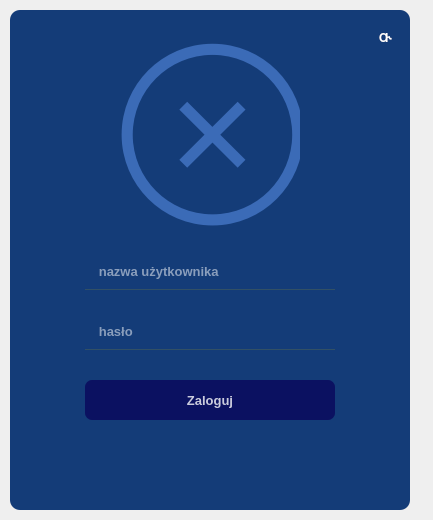
<?xml version="1.0" encoding="UTF-8"?>
<ui version="4.0">
 <class>Form</class>
 <widget class="QWidget" name="Form">
  <property name="geometry">
   <rect>
    <x>0</x>
    <y>0</y>
    <width>433</width>
    <height>520</height>
   </rect>
  </property>
  <property name="windowTitle">
   <string>Form</string>
  </property>
  <widget class="QWidget" name="widget" native="true">
   <property name="geometry">
    <rect>
     <x>10</x>
     <y>10</y>
     <width>400</width>
     <height>500</height>
    </rect>
   </property>
   <widget class="QLabel" name="label">
    <property name="geometry">
     <rect>
      <x>0</x>
      <y>0</y>
      <width>400</width>
      <height>500</height>
     </rect>
    </property>
    <property name="styleSheet">
     <string notr="true">background-color:rgb(20,60,120);
border-radius: 10px;</string>
    </property>
    <property name="text">
     <string/>
    </property>
   </widget>
   <widget class="QLineEdit" name="lineEdit">
    <property name="geometry">
     <rect>
      <x>75</x>
      <y>250</y>
      <width>250</width>
      <height>30</height>
     </rect>
    </property>
    <property name="font">
     <font>
      <pointsize>10</pointsize>
      <weight>75</weight>
      <bold>true</bold>
     </font>
    </property>
    <property name="styleSheet">
     <string notr="true">background-color:rgba(0,0,0,0);
border: 1px solid rgba(0,0,0,0);
border-bottom-color: rgba(50,80,101,255);
color:rgb(255,255,255);
padding-bottom:7px;</string>
    </property>
    <property name="placeholderText">
     <string>   nazwa użytkownika</string>
    </property>
   </widget>
   <widget class="QLineEdit" name="lineEdit_2">
    <property name="geometry">
     <rect>
      <x>75</x>
      <y>310</y>
      <width>250</width>
      <height>30</height>
     </rect>
    </property>
    <property name="font">
     <font>
      <pointsize>10</pointsize>
      <weight>75</weight>
      <bold>true</bold>
     </font>
    </property>
    <property name="styleSheet">
     <string notr="true">background-color:rgba(0,0,0,0);
border: 1px solid rgba(0,0,0,0);
border-bottom-color: rgba(50,80,101,255);
color:rgb(255,255,255);
padding-bottom:7px;</string>
    </property>
    <property name="echoMode">
     <enum>QLineEdit::Password</enum>
    </property>
    <property name="placeholderText">
     <string>   hasło</string>
    </property>
   </widget>
   <widget class="QPushButton" name="pushButton">
    <property name="geometry">
     <rect>
      <x>75</x>
      <y>370</y>
      <width>250</width>
      <height>40</height>
     </rect>
    </property>
    <property name="font">
     <font>
      <pointsize>10</pointsize>
      <weight>75</weight>
      <bold>true</bold>
     </font>
    </property>
    <property name="styleSheet">
     <string notr="true">#pushButton{
background-color: rgba(9,5,90,255);
color: rgba(255,255,255,200);
border-radius: 7px;
}

#pushButton:pressed{
padding-left: 5px;
padding-top: 5px;
background-color: rgba(9,5,90,100);
background-position:calc(100% -5px)center;
}
#pushButton{
background-color: rgba(9,5,90,200);
}

#pushButton:hover{
background-color: rgba(9,5,90,100);
}</string>
    </property>
    <property name="text">
     <string>Zaloguj</string>
    </property>
   </widget>
   <widget class="QLabel" name="label_2">
    <property name="geometry">
     <rect>
      <x>110</x>
      <y>30</y>
      <width>180</width>
      <height>190</height>
     </rect>
    </property>
    <property name="font">
     <font>
      <pointsize>100</pointsize>
     </font>
    </property>
    <property name="styleSheet">
     <string notr="true">color:rgba(70,120,200,200)</string>
    </property>
    <property name="text">
     <string></string>
    </property>
   </widget>
   <widget class="QPushButton" name="pushButton_2">
    <property name="geometry">
     <rect>
      <x>360</x>
      <y>10</y>
      <width>30</width>
      <height>30</height>
     </rect>
    </property>
    <property name="font">
     <font>
      <family>Microsoft PhagsPa</family>
      <pointsize>12</pointsize>
      <weight>50</weight>
      <bold>false</bold>
     </font>
    </property>
    <property name="styleSheet">
     <string notr="true">#pushButton_2{
border:None;
color:rgb(255,255,255);
}
#pushButton_2:hover{
border:None;
color:#FF605C
}</string>
    </property>
    <property name="text">
     <string></string>
    </property>
   </widget>
   <widget class="QLabel" name="label_3">
    <property name="geometry">
     <rect>
      <x>10</x>
      <y>10</y>
      <width>331</width>
      <height>31</height>
     </rect>
    </property>
    <property name="cursor">
     <cursorShape>ArrowCursor</cursorShape>
    </property>
    <property name="text">
     <string/>
    </property>
   </widget>
  </widget>
 </widget>
 <resources>
  <include location="icons.qrc"/>
 </resources>
 <connections/>
</ui>
